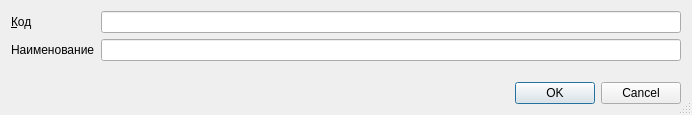
<?xml version="1.0" encoding="UTF-8"?>
<ui version="4.0">
 <class>RBNomenclatureActiveSubstanceGroupsEditor</class>
 <widget class="QDialog" name="RBNomenclatureActiveSubstanceGroupsEditor">
  <property name="geometry">
   <rect>
    <x>0</x>
    <y>0</y>
    <width>692</width>
    <height>115</height>
   </rect>
  </property>
  <property name="windowTitle">
   <string>ChangeMe!</string>
  </property>
  <property name="sizeGripEnabled">
   <bool>true</bool>
  </property>
  <layout class="QGridLayout" name="gridLayout">
   <item row="0" column="0">
    <widget class="QLabel" name="lblCode">
     <property name="sizePolicy">
      <sizepolicy hsizetype="Maximum" vsizetype="Preferred">
       <horstretch>0</horstretch>
       <verstretch>0</verstretch>
      </sizepolicy>
     </property>
     <property name="text">
      <string>&amp;Код</string>
     </property>
     <property name="buddy">
      <cstring>edtCode</cstring>
     </property>
    </widget>
   </item>
   <item row="0" column="1" colspan="2">
    <widget class="QLineEdit" name="edtCode"/>
   </item>
   <item row="1" column="0">
    <widget class="QLabel" name="lblName">
     <property name="sizePolicy">
      <sizepolicy hsizetype="Maximum" vsizetype="Preferred">
       <horstretch>0</horstretch>
       <verstretch>0</verstretch>
      </sizepolicy>
     </property>
     <property name="text">
      <string>Наименование</string>
     </property>
     <property name="buddy">
      <cstring>edtName</cstring>
     </property>
    </widget>
   </item>
   <item row="1" column="1" colspan="2">
    <widget class="QLineEdit" name="edtName"/>
   </item>
   <item row="2" column="1">
    <spacer name="verticalSpacer">
     <property name="orientation">
      <enum>Qt::Vertical</enum>
     </property>
     <property name="sizeHint" stdset="0">
      <size>
       <width>20</width>
       <height>13</height>
      </size>
     </property>
    </spacer>
   </item>
   <item row="3" column="2">
    <widget class="QDialogButtonBox" name="buttonBox">
     <property name="standardButtons">
      <set>QDialogButtonBox::Cancel|QDialogButtonBox::Ok</set>
     </property>
    </widget>
   </item>
  </layout>
 </widget>
 <tabstops>
  <tabstop>edtCode</tabstop>
  <tabstop>edtName</tabstop>
  <tabstop>buttonBox</tabstop>
 </tabstops>
 <resources/>
 <connections>
  <connection>
   <sender>buttonBox</sender>
   <signal>accepted()</signal>
   <receiver>RBNomenclatureActiveSubstanceGroupsEditor</receiver>
   <slot>accept()</slot>
   <hints>
    <hint type="sourcelabel">
     <x>154</x>
     <y>101</y>
    </hint>
    <hint type="destinationlabel">
     <x>154</x>
     <y>58</y>
    </hint>
   </hints>
  </connection>
  <connection>
   <sender>buttonBox</sender>
   <signal>rejected()</signal>
   <receiver>RBNomenclatureActiveSubstanceGroupsEditor</receiver>
   <slot>reject()</slot>
   <hints>
    <hint type="sourcelabel">
     <x>154</x>
     <y>101</y>
    </hint>
    <hint type="destinationlabel">
     <x>154</x>
     <y>58</y>
    </hint>
   </hints>
  </connection>
 </connections>
</ui>
